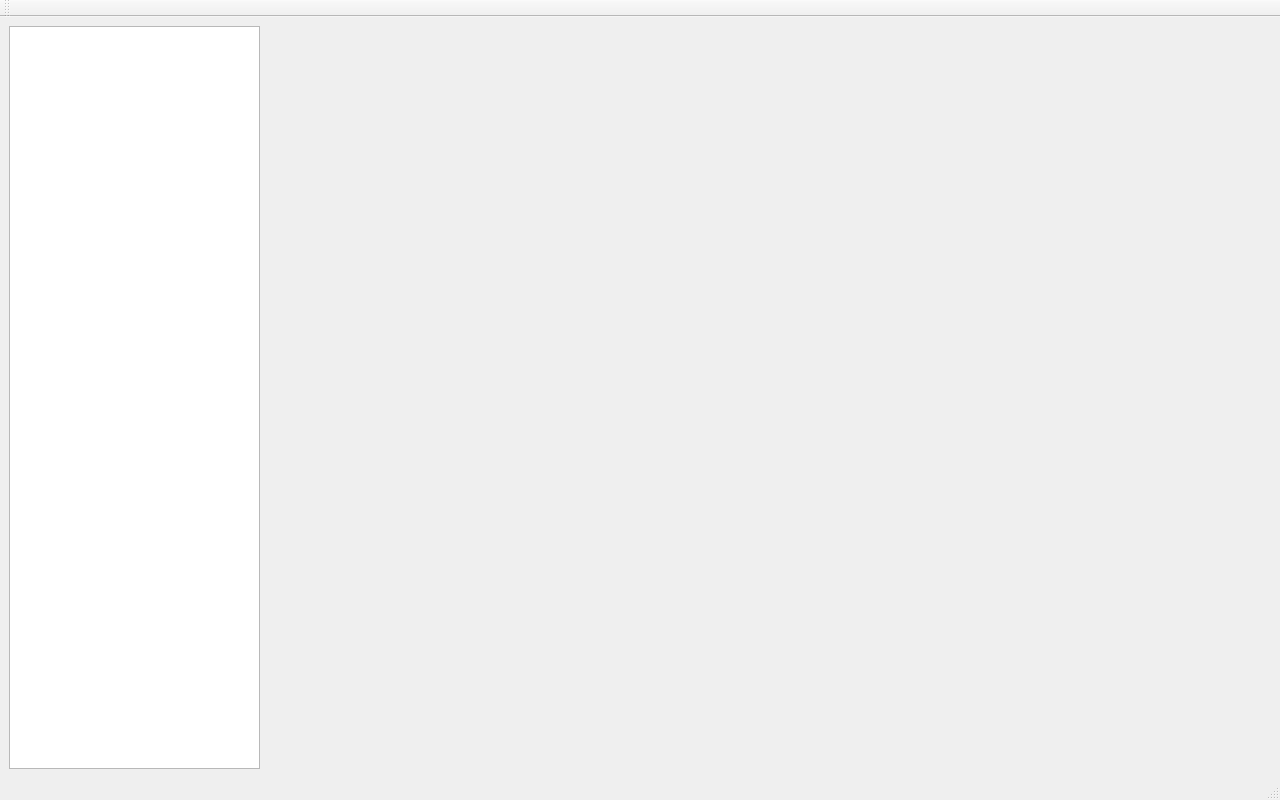
<?xml version="1.0" encoding="UTF-8"?>
<ui version="4.0">
 <class>MainWindow</class>
 <widget class="QMainWindow" name="MainWindow">
  <property name="geometry">
   <rect>
    <x>0</x>
    <y>0</y>
    <width>1280</width>
    <height>800</height>
   </rect>
  </property>
  <property name="windowTitle">
   <string>工业监控系统</string>
  </property>
  <widget class="QWidget" name="centralwidget">
   <layout class="QGridLayout" name="gridLayout">
    <item row="0" column="0">
     <layout class="QHBoxLayout" name="horizontalLayout" stretch="2,8">
      <item>
       <widget class="CustomListWidget" name="listWidget"/>
      </item>
      <item>
       <widget class="QStackedWidget" name="stackedWidget"/>
      </item>
     </layout>
    </item>
   </layout>
  </widget>
  <widget class="QMenuBar" name="menubar">
   <property name="geometry">
    <rect>
     <x>0</x>
     <y>0</y>
     <width>1280</width>
     <height>21</height>
    </rect>
   </property>
  </widget>
  <widget class="QToolBar" name="mainToolbar">
   <attribute name="toolBarArea">
    <enum>TopToolBarArea</enum>
   </attribute>
   <attribute name="toolBarBreak">
    <bool>false</bool>
   </attribute>
  </widget>
  <widget class="QStatusBar" name="statusbar"/>
 </widget>
 <customwidgets>
  <customwidget>
   <class>CustomListWidget</class>
   <extends>QListWidget</extends>
   <header>CustomFolder/customlistwidget.h</header>
  </customwidget>
 </customwidgets>
 <resources/>
 <connections/>
</ui>
